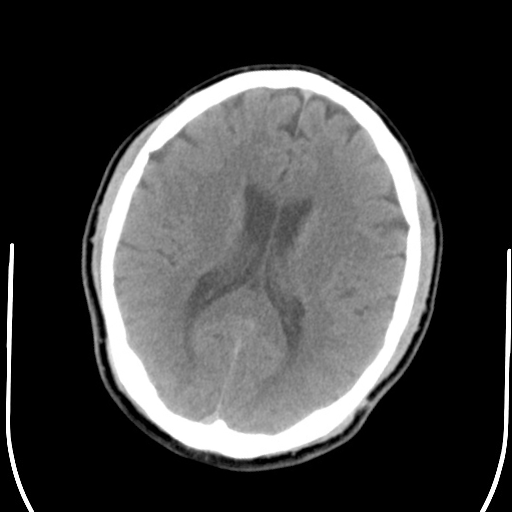
//> input picture CT_Rotate/Input/public_01.png, 512 x 512 px
$ ./CTRotation   (built with g++ and OpenCV 4)
//> lines starting //> are read from the running program, lines starting //| are printed output that depends on the picture; after the words box and inside, x2 and y2 are one past the last pixel; in counts of white or black regions, pixels touching at a corner belong together
#include<opencv2/opencv.hpp>
#include<iostream>
#include<string>
#include<vector>

using namespace std;
using namespace cv;

void PreProcess(Mat& img, Mat& mask, Mat& result)
{
    Scalar upper(253, 225, 255);
    Scalar lower(0, 0, 0);

    inRange(img, lower, upper, mask);// 取骨頭那圈
    bitwise_not(mask, mask);

    vector<vector<Point>> contours;
    vector<Vec4i> hierarchy;

    findContours(mask, contours, hierarchy, RETR_EXTERNAL, CHAIN_APPROX_SIMPLE); // 用mask畫框 , 在將選取塗滿 做MASK
    vector<Rect> boundRect(contours.size());

    int Max = 0;
    for (int i = 0; i < contours.size(); i++)
    {
        drawContours(mask, contours, i, 255, -1);
        int Area = contourArea(contours[i]);
        int MArea = contourArea(contours[Max]);
        Max = (Area > MArea) ? i : Max;
        boundRect[i] = boundingRect(contours[i]);
    }

    for (int i = 0; i < contours.size(); i++)
        if (i != Max)
        {
            rectangle(mask, boundRect[i].tl(), boundRect[i].br(), 0, -1); // CT 輔助線
            rectangle(img, boundRect[i].tl(), boundRect[i].br(), 0, -1);
        }
    img.copyTo(result, mask);//(cant use)bitwise_and  / copyTo  ?_?

}

void imgRotate(Mat& img, Mat mask)
{
    vector<vector<Point>> contours;
    vector<Vec4i> hierarchy;

    findContours(mask, contours, hierarchy, RETR_EXTERNAL, CHAIN_APPROX_SIMPLE);
    int Max = 0;
    for (int i = 0; i < contours.size(); i++)
    {
        int Area = contourArea(contours[i]);
        int MArea = contourArea(contours[Max]);
        Max = (Area > MArea) ? i : Max;
    }

    RotatedRect rect = fitEllipse(contours[Max]); // 原圖上找fitEllipse(橢圓 用來旋轉

    double tangle = rect.angle;
    if (tangle > 90)
        tangle = -180 + tangle;
    else if (tangle < -45)
        tangle += 90;
    Mat rotation_matrix = getRotationMatrix2D(rect.center, tangle, 1.0);

    warpAffine(img, img, rotation_matrix, img.size());

}

void func3(Mat img, Mat mask) // generate new mask
{
    vector<vector<Point>> contours;
    findContours(img, contours, RETR_EXTERNAL, CHAIN_APPROX_SIMPLE);
    drawContours(mask, contours, 0, 255, -1);
}

int main(int argc, char* argv[])
{
    for (int i = 1; i < 9; i++) {
        String image_path = "HW1/Input/public_0" + to_string(i) + ".png";
        string save_path = "HW1/Output/o" + to_string(i) + ".jpg";
        Mat img = imread(image_path);
//> img is the input picture: 512 rows x 512 cols, CV_8UC3; min 0, max 255, mean 66.3
        cvtColor(img, img, COLOR_BGR2GRAY);
//> img: 512 rows x 512 cols, CV_8UC1
        Mat mask, result1;
        mask = Mat::zeros(img.size(), CV_8UC1);

        PreProcess(img, mask, result1);// result1 = after Process
//> in PreProcess, `inRange(img, lower, upper, mask);`:
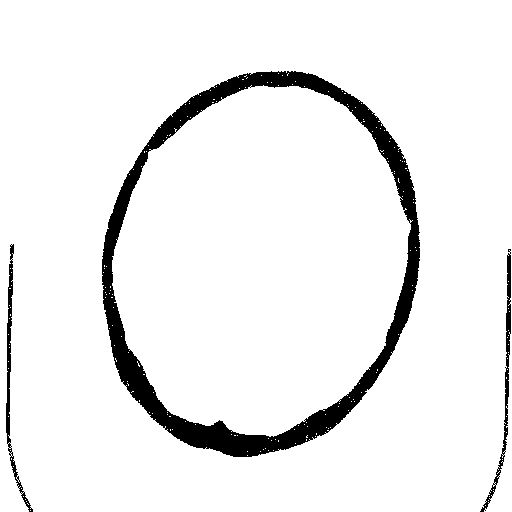
//> mask: 512 rows x 512 cols, CV_8UC1; 93.2% white; 3 black regions, box (x1, y1, x2, y2) and area: (102, 71, 420, 457) 16007, (6, 244, 33, 512) 941, (480, 249, 511, 512) 917
//> in PreProcess, `bitwise_not(mask, mask);`: mask: 512 rows x 512 cols, CV_8UC1; 6.8% white; 3 white regions
//> in PreProcess, `findContours(mask, contours, hierarchy, RETR_EXTERNAL, CHAIN_APPROX_SI..`: contours = 3 contours; box (x1, y1, x2, y2) and area: (102, 71, 420, 457) 95536, (6, 244, 33, 512) 724, (480, 249, 511, 512) 700
//> the loop in PreProcess, `for (int i = 0; i < contours.size(); i++)` made 3 passes
//> (Area, MArea) on passes 1 to 3: (700, 700), (724, 700), (95535, 724)
//> after the loop in PreProcess, `for (int i = 0; i < contours.size(); i++)`:
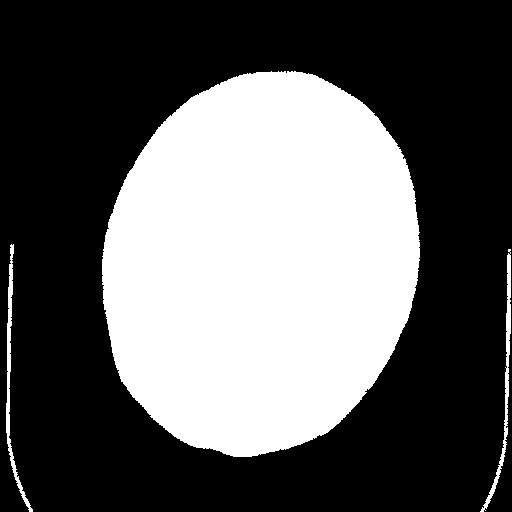
//> mask: 512 rows x 512 cols, CV_8UC1; 37.4% white; 3 white regions, box (x1, y1, x2, y2) and area: (102, 71, 420, 457) 96062, (6, 244, 33, 512) 998, (480, 249, 511, 512) 976
//> after the loop in PreProcess, `for (int i = 0; i < contours.size(); i++)`: Max = 2
//> the loop in PreProcess, `for (int i = 0; i < contours.size(); i++)` made 3 passes
//> after the loop in PreProcess, `for (int i = 0; i < contours.size(); i++)`:
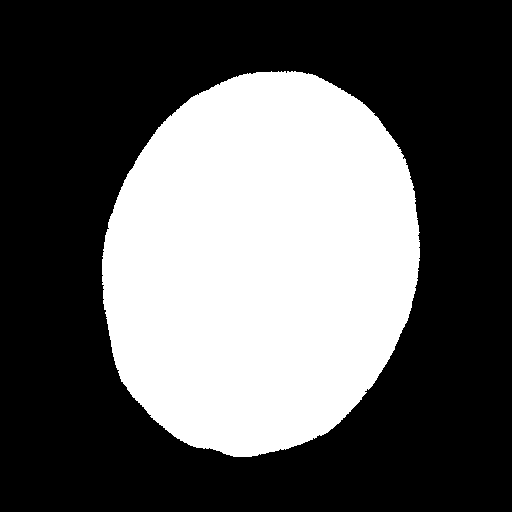
//> mask: 512 rows x 512 cols, CV_8UC1; 36.6% white; 1 white region
//> after the loop in PreProcess, `for (int i = 0; i < contours.size(); i++)`:
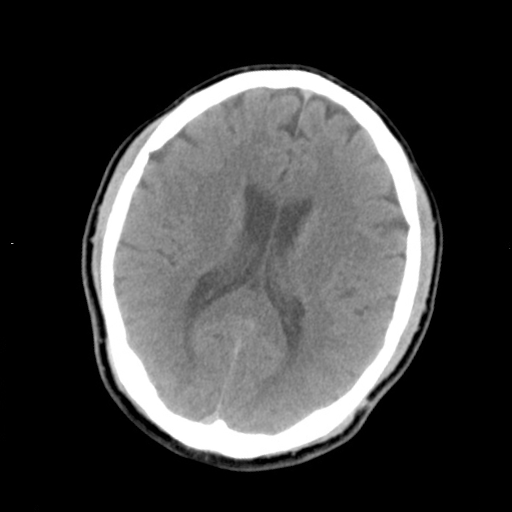
//> img: 512 rows x 512 cols, CV_8UC1; min 0, max 255, mean 63.9
//> in PreProcess, `img.copyTo(result, mask);`:
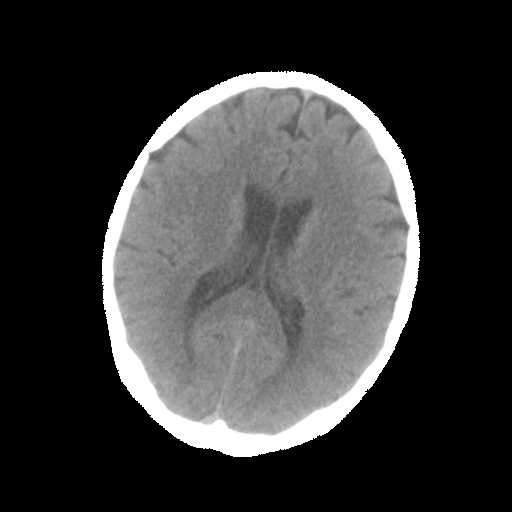
//> result: 512 rows x 512 cols, CV_8UC1; min 0, max 255, mean 56.6

        Mat mask2;
        mask2 = Mat::zeros(img.size(), CV_8UC1); // only black img
        Mat copy1 = result1.clone();
        func3(copy1, mask2); // mask2 complete
//> in func3, `findContours(img, contours, RETR_EXTERNAL, CHAIN_APPROX_SIMPLE);`: contours = 1 contour; box (x1, y1, x2, y2) and area: (102, 71, 420, 457) 95536

        imgRotate(result1, mask2);
//> the loop in imgRotate, `for (int i = 0; i < contours.size(); i++)` made 1 pass
//> (Area, MArea, Max) on pass 1: (95535, 95535, 0)
//> after the loop in imgRotate, `for (int i = 0; i < contours.size(); i++)`: Max = 0
//> in imgRotate, `RotatedRect rect = fitEllipse(contours[Max]);`: rect = centre (260.2, 262.9), size (312.4, 389.5), angle 14.2
//> in imgRotate, `double tangle = rect.angle;`: tangle = 14.25
//> in imgRotate, `Mat rotation_matrix = getRotationMatrix2D(rect.center, tangle, 1.0);`: rotation_matrix = [[0.969, 0.246, -56.69], [-0.246, 0.969, 72.12]]
//> in imgRotate, `warpAffine(img, img, rotation_matrix, img.size());`:
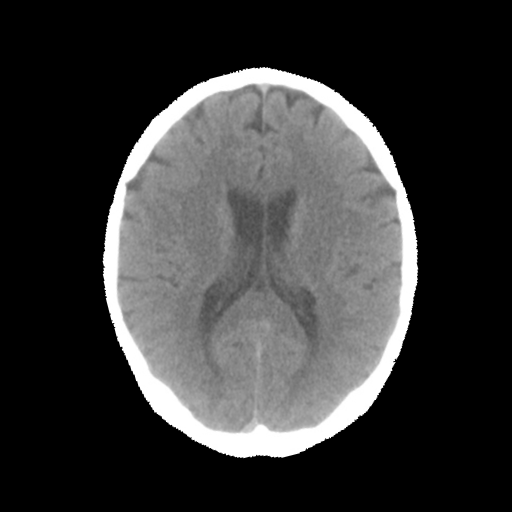
//> img: 512 rows x 512 cols, CV_8UC1; min 0, max 255, mean 56.6
        imwrite(save_path, result1);

    }
//> pass 2 of the loop `for (int i = 1; i < 9; i++)`:
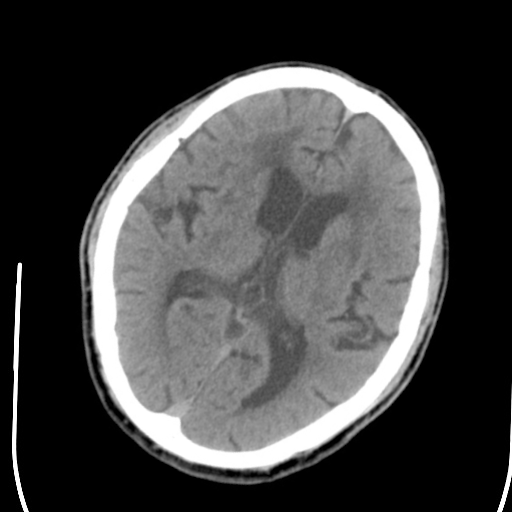
//> input picture CT_Rotate/Input/public_02.png, 512 x 512 px
//> img is the input picture: 512 rows x 512 cols, CV_8UC3; min 0, max 255, mean 69
//> in PreProcess (call 2), `inRange(img, lower, upper, mask);`:
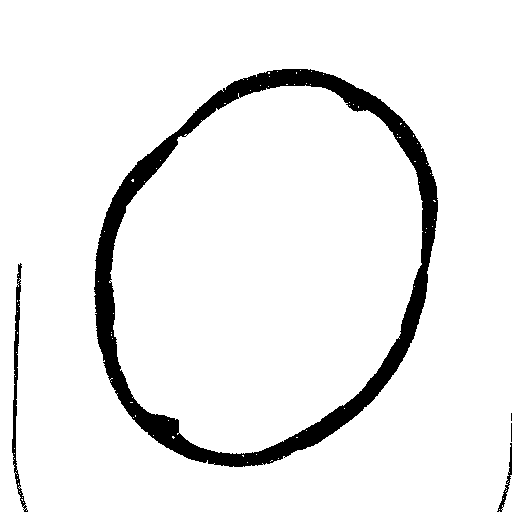
//> mask: 512 rows x 512 cols, CV_8UC1; 92.9% white; 5 black regions (2 under 20 px), largest, box (x1, y1, x2, y2) and area: (94, 69, 438, 467) 17482, (12, 263, 28, 512) 872, (497, 443, 512, 512) 201
//> in PreProcess (call 2), `findContours(mask, contours, hierarchy, RETR_EXTERNAL, CHAIN_APPROX_SI..`: contours = 5 contours, 2 with area under 20; largest, box (x1, y1, x2, y2) and area: (94, 69, 438, 467) 104407, (12, 263, 28, 512) 661, (497, 443, 512, 512) 138
//> the loop in PreProcess (call 2), `for (int i = 0; i < contours.size(); i++)` made 5 passes
//> (Area, MArea, Max) on passes 1, 4, 5: (138, 138, 0), (661, 138, 3), (104407, 661, 4)
//> after the loop in PreProcess (call 2), `for (int i = 0; i < contours.size(); i++)`: Max = 4
//> the loop in PreProcess (call 2), `for (int i = 0; i < contours.size(); i++)` made 5 passes
//> in func3 (call 2), `findContours(img, contours, RETR_EXTERNAL, CHAIN_APPROX_SIMPLE);`: contours = 1 contour; box (x1, y1, x2, y2) and area: (94, 69, 438, 467) 104407
//> the loop in imgRotate (call 2), `for (int i = 0; i < contours.size(); i++)` made 1 pass
//> (Area, MArea, Max) on pass 1: (104407, 104407, 0)
//> after the loop in imgRotate (call 2), `for (int i = 0; i < contours.size(); i++)`: Max = 0
//> rect = centre (265.1, 267.5), size (326, 409.2), angle 26.4
//> tangle = 26.36
//> rotation_matrix = [[0.896, 0.444, -91.22], [-0.444, 0.896, 145.5]]
//> in imgRotate (call 2), `warpAffine(img, img, rotation_matrix, img.size());`:
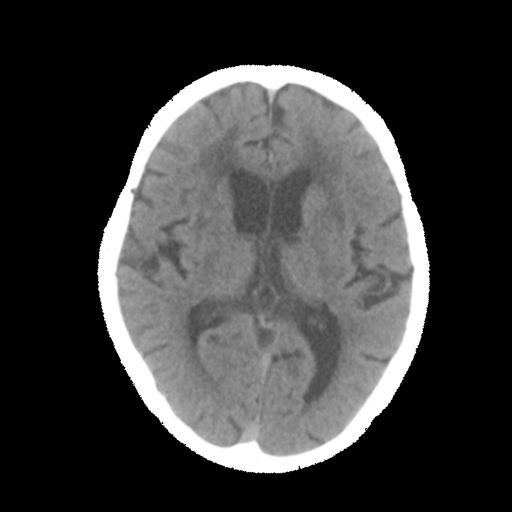
//> img: 512 rows x 512 cols, CV_8UC1; min 0, max 255, mean 59.9
//> (the run ends here: the program stops with an error, at `cvtColor(img, img, COLOR_BGR2GRAY);`)
